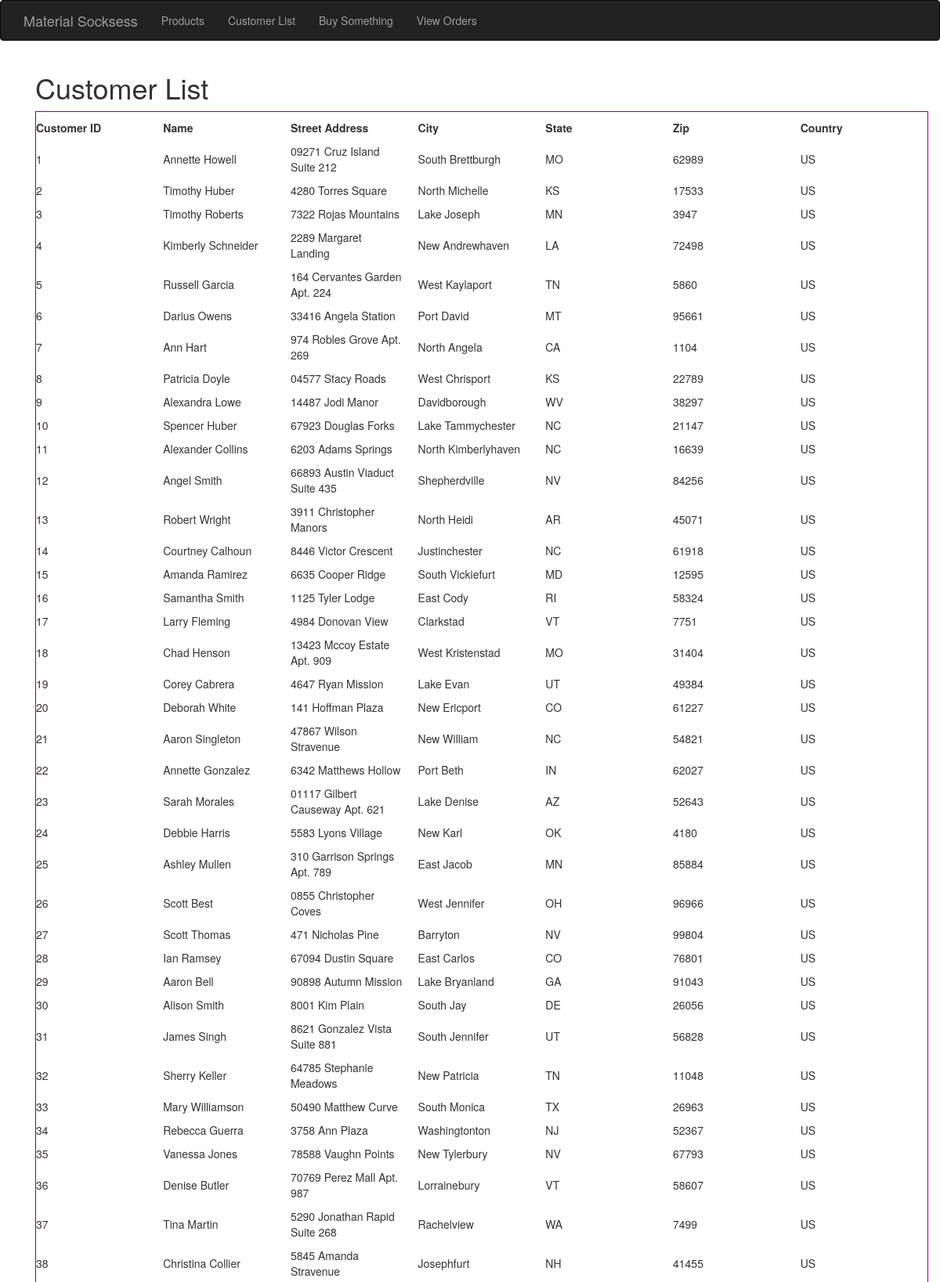
Page /customers (upper part) on the committed database.
### app/models.py (models this page shows, shortened)
class Customer(db.Model):
    __tablename__ = "customers"
    id = db.Column(db.Integer, primary_key=True)
    first_name = db.Column(db.String(100))
    last_name = db.Column(db.String(100))
    address = db.Column(db.String(100))
    city = db.Column(db.String(64))
    state = db.Column(db.String(64))
    zip = db.Column(db.String(16))
    country = db.Column(db.String(64))

### app/main/views.py (the view)
@main.route("/customers", methods=['GET'])
def customers():
    customers = Customer.query.all()
    return render_template("customers.html", customers=customers)

### app/templates/customers.html (shortened to what this page needs)
{% extends "base.html" %}
{% block page_content %}
<div class="container">
    <h1> Customer List </h1>
    <div>
      <table>
        <thead>
          <td>Customer ID</td>
          <td>Name</td>
          <td>Street Address</td>
          <td>City</td>
          <td>State</td>
          <td>Zip</td>
          <td>Country</td>
        </thead>
        {% for c in customers %}
          <tr>
            <td>{{c['id']}}
            </td>
            <td>{{c['first_name']}} {{c['last_name']}}
            </td>
            <td>{{c['address']}}
            </td>
            <td>{{c['city']}}
            </td>
            <td>{{c['state']}}
            </td>
            <td>{{c['zip']}}
            </td>
            <td>{{c['country']}}
            </td>
          </tr>
        {% endfor %}
      </table>
    </div>
</div>
{% endblock %}

### app/templates/base.html (style rules this page uses)
table { table-layout: fixed; width: 100%; border-collapse: collapse; border: 1px solid purple; }
thead td { font-weight: bold; }
th, td { padding: 10px 20px 0px 0px; }

### rows in the picture
Customer: id "1", first_name "Annette", last_name "Howell", address "09271 Cruz Island Suite 212", city "South Brettburgh", state "MO", zip "62989", country "US"
Customer: id "2", first_name "Timothy", last_name "Huber", address "4280 Torres Square", city "North Michelle", state "KS", zip "17533", country "US"
Customer: id "3", first_name "Timothy", last_name "Roberts", address "7322 Rojas Mountains", city "Lake Joseph", state "MN", zip "3947", country "US"
Customer: id "4", first_name "Kimberly", last_name "Schneider", address "2289 Margaret Landing", city "New Andrewhaven", state "LA", zip "72498", country "US"
Customer: id "5", first_name "Russell", last_name "Garcia", address "164 Cervantes Garden Apt. 224", city "West Kaylaport", state "TN", zip "5860", country "US"
Customer: id "6", first_name "Darius", last_name "Owens", address "33416 Angela Station", city "Port David", state "MT", zip "95661", country "US"
Customer: id "7", first_name "Ann", last_name "Hart", address "974 Robles Grove Apt. 269", city "North Angela", state "CA", zip "1104", country "US"
Customer: id "8", first_name "Patricia", last_name "Doyle", address "04577 Stacy Roads", city "West Chrisport", state "KS", zip "22789", country "US"
Customer: id "9", first_name "Alexandra", last_name "Lowe", address "14487 Jodi Manor", city "Davidborough", state "WV", zip "38297", country "US"
Customer: id "10", first_name "Spencer", last_name "Huber", address "67923 Douglas Forks", city "Lake Tammychester", state "NC", zip "21147", country "US"
Customer: id "11", first_name "Alexander", last_name "Collins", address "6203 Adams Springs", city "North Kimberlyhaven", state "NC", zip "16639", country "US"
Customer: id "12", first_name "Angel", last_name "Smith", address "66893 Austin Viaduct Suite 435", city "Shepherdville", state "NV", zip "84256", country "US"
Customer: id "13", first_name "Robert", last_name "Wright", address "3911 Christopher Manors", city "North Heidi", state "AR", zip "45071", country "US"
Customer: id "14", first_name "Courtney", last_name "Calhoun", address "8446 Victor Crescent", city "Justinchester", state "NC", zip "61918", country "US"
Customer: id "15", first_name "Amanda", last_name "Ramirez", address "6635 Cooper Ridge", city "South Vickiefurt", state "MD", zip "12595", country "US"
Customer: id "16", first_name "Samantha", last_name "Smith", address "1125 Tyler Lodge", city "East Cody", state "RI", zip "58324", country "US"
Customer: id "17", first_name "Larry", last_name "Fleming", address "4984 Donovan View", city "Clarkstad", state "VT", zip "7751", country "US"
Customer: id "18", first_name "Chad", last_name "Henson", address "13423 Mccoy Estate Apt. 909", city "West Kristenstad", state "MO", zip "31404", country "US"
Customer: id "19", first_name "Corey", last_name "Cabrera", address "4647 Ryan Mission", city "Lake Evan", state "UT", zip "49384", country "US"
Customer: id "20", first_name "Deborah", last_name "White", address "141 Hoffman Plaza", city "New Ericport", state "CO", zip "61227", country "US"
Customer: id "21", first_name "Aaron", last_name "Singleton", address "47867 Wilson Stravenue", city "New William", state "NC", zip "54821", country "US"
Customer: id "22", first_name "Annette", last_name "Gonzalez", address "6342 Matthews Hollow", city "Port Beth", state "IN", zip "62027", country "US"
Customer: id "23", first_name "Sarah", last_name "Morales", address "01117 Gilbert Causeway Apt. 621", city "Lake Denise", state "AZ", zip "52643", country "US"
Customer: id "24", first_name "Debbie", last_name "Harris", address "5583 Lyons Village", city "New Karl", state "OK", zip "4180", country "US"
Customer: id "25", first_name "Ashley", last_name "Mullen", address "310 Garrison Springs Apt. 789", city "East Jacob", state "MN", zip "85884", country "US"
Customer: id "26", first_name "Scott", last_name "Best", address "0855 Christopher Coves", city "West Jennifer", state "OH", zip "96966", country "US"
Customer: id "27", first_name "Scott", last_name "Thomas", address "471 Nicholas Pine", city "Barryton", state "NV", zip "99804", country "US"
Customer: id "28", first_name "Ian", last_name "Ramsey", address "67094 Dustin Square", city "East Carlos", state "CO", zip "76801", country "US"
Customer: id "29", first_name "Aaron", last_name "Bell", address "90898 Autumn Mission", city "Lake Bryanland", state "GA", zip "91043", country "US"
Customer: id "30", first_name "Alison", last_name "Smith", address "8001 Kim Plain", city "South Jay", state "DE", zip "26056", country "US"
Customer: id "31", first_name "James", last_name "Singh", address "8621 Gonzalez Vista Suite 881", city "South Jennifer", state "UT", zip "56828", country "US"
Customer: id "32", first_name "Sherry", last_name "Keller", address "64785 Stephanie Meadows", city "New Patricia", state "TN", zip "11048", country "US"
Customer: id "33", first_name "Mary", last_name "Williamson", address "50490 Matthew Curve", city "South Monica", state "TX", zip "26963", country "US"
Customer: id "34", first_name "Rebecca", last_name "Guerra", address "3758 Ann Plaza", city "Washingtonton", state "NJ", zip "52367", country "US"
Customer: id "35", first_name "Vanessa", last_name "Jones", address "78588 Vaughn Points", city "New Tylerbury", state "NV", zip "67793", country "US"
Customer: id "36", first_name "Denise", last_name "Butler", address "70769 Perez Mall Apt. 987", city "Lorrainebury", state "VT", zip "58607", country "US"
Customer: id "37", first_name "Tina", last_name "Martin", address "5290 Jonathan Rapid Suite 268", city "Rachelview", state "WA", zip "7499", country "US"
Customer: id "38", first_name "Christina", last_name "Collier", address "5845 Amanda Stravenue", city "Josephfurt", state "NH", zip "41455", country "US"
